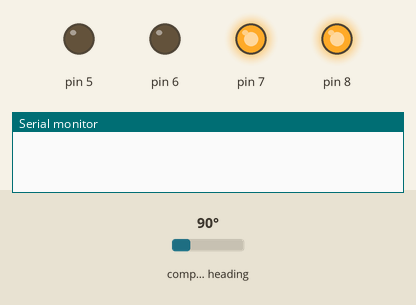
The program below on a simulated Arduino Nano, built with avr-gcc and run on an emulated ATmega328P. On the bench: output pins drawn as LEDs (lit = HIGH), the last lines printed to the serial monitor. The test bench sets the inputs (shaded band); at power-on: compass heading 90°.

Above: at 1.2 s.
1.3 s: compass heading set to 27°
2.8 s: compass heading set to 24°
At 4.1 s:
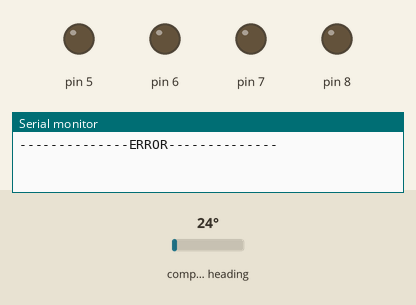
Timing chart, 0 to 5.8 s (numbered marks = the images above; inputs shaded):
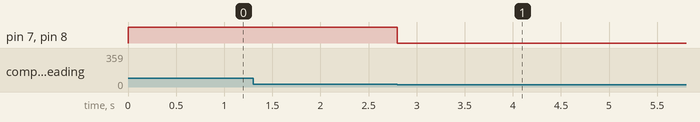

Measured:
- the behaviour switches between 26 and 25° on compass heading (found by bisection; images 0 and 1)
- after the input at 1.3 s, every drawn part: stays the same
- after the input at 2.8 s, pin 7, pin 8: HIGH → LOW at once

The program:

main.cpp
```cpp
#include <Arduino.h>
#include <Wire.h>
#include <AS5600.h>
#include "motorController.h"

AMS_5600 ams5600;
MotorController motor;
// int convertRawAngleToDegrees(word newAngle);
float func(int angle);

int startDeg = 0;
float angle = 0;
float pastAngle = 0;
int error = 0;
unsigned long startTime = 0;
unsigned long previousTime = 0;
float outputGain = 0;
float integral = 0;
float derevative = 0;
float pastDerevative = 0;
float pastDerevative2 = 0;
float dGain = 0;

void setup()
{
  Serial.begin(115200);
  Wire.begin();

  motor.setup(8, 7, 6, 5);
  motor.enable();

  startDeg = ams5600.getRawAngle();
  startTime = millis();
}
// float Kp = 5;
// float Ki = 0.003;
// float Kd = 250;

float Kp = 3.5;
float Ki = 0.004;
float Kd = 50;

void loop()
{
  angle = func(ams5600.getRawAngle());
  startTime = millis();

  integral += ((startTime - previousTime) * (pastAngle + angle)) / 2;

  derevative = (angle - pastAngle) / (startTime - previousTime);
  dGain = (derevative + pastDerevative + pastDerevative2) / 3;

  outputGain = (Kp * angle) + (Ki * integral) + (Kd * dGain);

  if (angle > -65 && angle < 65)
  {
    if (outputGain > -256 && outputGain < 256)
    {
      motor.controlPWM(outputGain);

      // Serial.print(angle);
      // Serial.print("\t\t");

      // Serial.print(Kp * angle);
      // Serial.print("\t\t");

      // Serial.print(Ki * integral);
      // Serial.print("\t\t");

      // Serial.print(Kd * derevative);
      // Serial.print("\t\t");

      // Serial.println(outputGain);
      Serial.print("angle: ");
      Serial.print(angle);

      // Serial.print("\tpast angle: ");
      // Serial.print(pastAngle);

      // Serial.print("\tprevious time: ");
      // Serial.print(previousTime);

      // Serial.print("\tstart time: ");
      // Serial.print(startTime);

      Serial.print("\tD gain: ");
      Serial.println(Kd * derevative);
    }

    else
    {
      if (outputGain > 0)
      {
        outputGain = 256;
      }
      else
      {
        outputGain = -256;
      }

      motor.controlPWM(outputGain);

      // Serial.print(angle);
      // Serial.print("\t\t");

      // Serial.print(Kp * angle);
      // Serial.print("\t\t");

      // Serial.print(Ki * integral);
      // Serial.print("\t\t");

      // Serial.print(Kd * derevative);
      // Serial.print("\t\t");

      // Serial.println(outputGain);
    }
  }

  else
  {
    motor.disable();
    Serial.println("--------------ERROR--------------");
    delay(100000);
  }

  previousTime = startTime;
  pastAngle = angle;
  pastDerevative2 = pastDerevative;
  pastDerevative = derevative;
}

// int convertRawAngleToDegrees(word newAngle)
// {
//   /* Raw data reports 0 - 4095 segments, which is 0.087890625 of a degree */
//   float retVal = newAngle * 0.087890625;
//   return retVal;
// }

float func(int angle)
{
  int a = 0;
  float b = 0;

  if (startDeg > 2047)
  {
    a = startDeg - 2047;
    if (angle >= a && angle <= 4095)
    {
      b = angle - startDeg;
    }

    else if (angle < a)
    {
      b = 4095 - startDeg + angle;
    }
  }
  else if (startDeg < 2048)
  {
    a = startDeg + 2048;

    if (angle >= 0 && angle <= a)
    {
      b = angle - startDeg;
    }

    else if (angle > a)
    {
      b = -startDeg - 4095 + angle;
    }
  }

  return (b * 0.087890625);
}
```

motorController.cpp
```cpp
#include "motorController.h"
#include <Arduino.h>

MotorController::MotorController() {}
MotorController::MotorController(int R_EN, int L_EN, int RPWM, int LPWM)
{
    MotorController::R_EN = R_EN;
    MotorController::L_EN = L_EN;
    MotorController::RPWM = RPWM;
    MotorController::LPWM = LPWM;
}
MotorController::~MotorController() {}

void MotorController::setup(int R_EN, int L_EN, int RPWM, int LPWM)
{
    MotorController::R_EN = R_EN;
    MotorController::L_EN = L_EN;
    MotorController::RPWM = RPWM;
    MotorController::LPWM = LPWM;

    pinMode(R_EN, OUTPUT);
    pinMode(L_EN, OUTPUT);
    pinMode(RPWM, OUTPUT);
    pinMode(LPWM, OUTPUT);

    disable();
}

void MotorController::enable()
{
    digitalWrite(R_EN, HIGH);
    digitalWrite(L_EN, HIGH);
}
void MotorController::disable()
{
    digitalWrite(R_EN, LOW);
    digitalWrite(L_EN, LOW);
}

void MotorController::controlPWM(int PWM)
{
    if (PWM > 0)
    {
        analogWrite(LPWM, 0);
        analogWrite(RPWM, PWM);
    }

    else if (PWM < 0)
    {
        analogWrite(LPWM, -1 * PWM);
        analogWrite(RPWM, 0);
    }

    else
    {
        analogWrite(LPWM, 0);
        analogWrite(RPWM, 0);
    }
}
void MotorController::controlPWM(bool clockwise, unsigned int PWM)
{
    if (clockwise)
    {
        analogWrite(LPWM, 0);
        analogWrite(RPWM, PWM);
    }
    else if (!clockwise)
    {
        analogWrite(LPWM, PWM);
        analogWrite(RPWM, 0);
    }
    else
    {
        analogWrite(LPWM, 0);
        analogWrite(RPWM, 0);
    }
}

void MotorController::controlDutyCycle(int dutyCycle)
{
    int PWM = (255 * dutyCycle) / 100;

    if (dutyCycle > 0)
    {
        analogWrite(LPWM, 0);
        analogWrite(RPWM, PWM);
    }
    else if (dutyCycle < 0)
    {
        analogWrite(LPWM, PWM);
        analogWrite(RPWM, 0);
    }
    else
    {
        analogWrite(LPWM, 0);
        analogWrite(RPWM, 0);
    }
}
void MotorController::controlDutyCycle(bool clockwise, int dutyCycle)
{
    int PWM = (255 * dutyCycle) / 100;

    if (clockwise)
    {
        analogWrite(LPWM, 0);
        analogWrite(RPWM, PWM);
    }
    else if (!clockwise)
    {
        analogWrite(LPWM, PWM);
        analogWrite(RPWM, 0);
    }
    else
    {
        analogWrite(LPWM, 0);
        analogWrite(RPWM, 0);
    }
}
```

motorController.h
```cpp
#ifndef _MotorController_h_
#define _MotorController_h_

#include <Arduino.h>

class MotorController
{
private:
    int R_EN = 0;
    int L_EN = 0;
    int RPWM = 0; // 5
    int LPWM = 0; // 6

public:
    MotorController();
    MotorController(int R_EN, int L_EN, int RPWM, int LPWM);
    ~MotorController();

    //! ----------------  SETUP  ---------------------------------------------------------------
    void setup(int R_EN, int L_EN, int RPWM, int LPWM);

    //! ----------------  On / Off  ------------------------------------------------------------
    void enable();
    void disable();

    //! ----------------  PWM control  ---------------------------------------------------------
    void controlPWM(int PWM);                          //*  PWM = -255 to 255
    void controlPWM(bool clockwise, unsigned int PWM); //*  PWM = 0 to 255

    //! ----------------  dutyCycle Control  ---------------------------------------------------
    void controlDutyCycle(int dutyCycle);                 //*  dutyCycle = -100 to 100
    void controlDutyCycle(bool clockwise, int dutyCycle); //*  dutyCycle = 0 to 100
};

#endif
```
